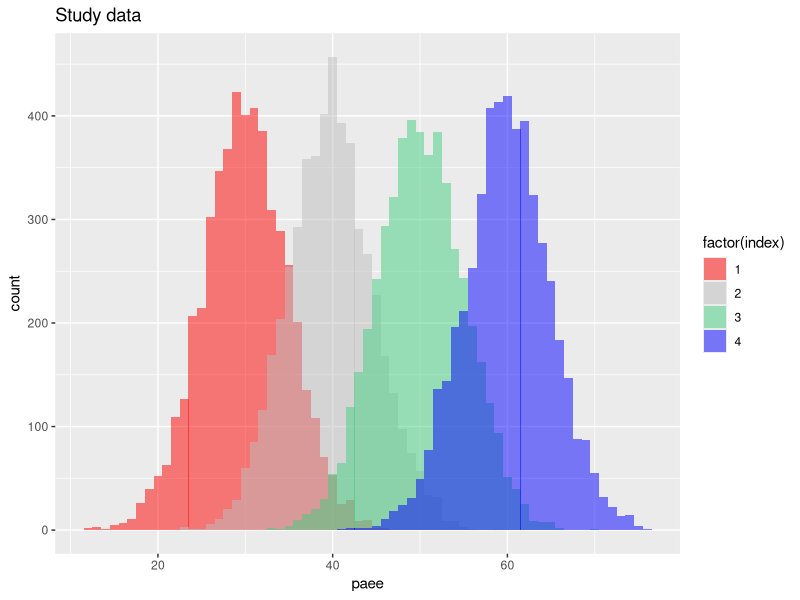
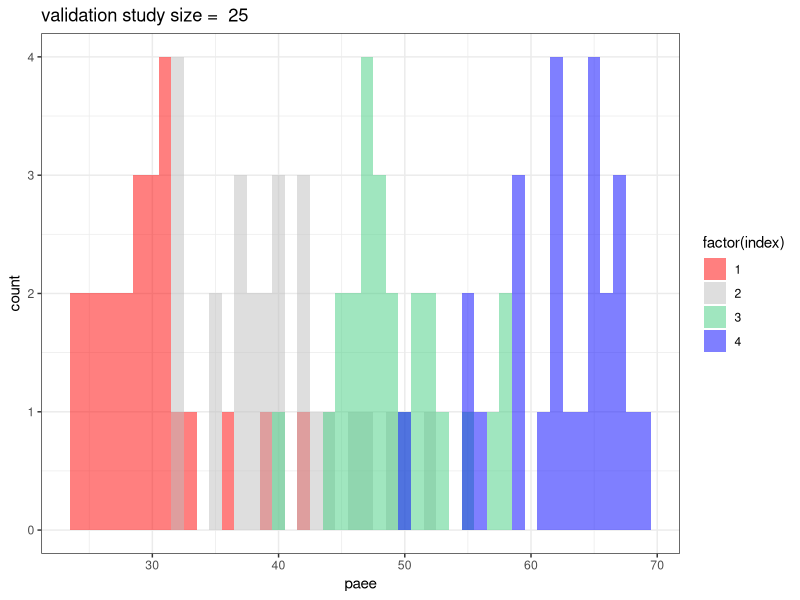
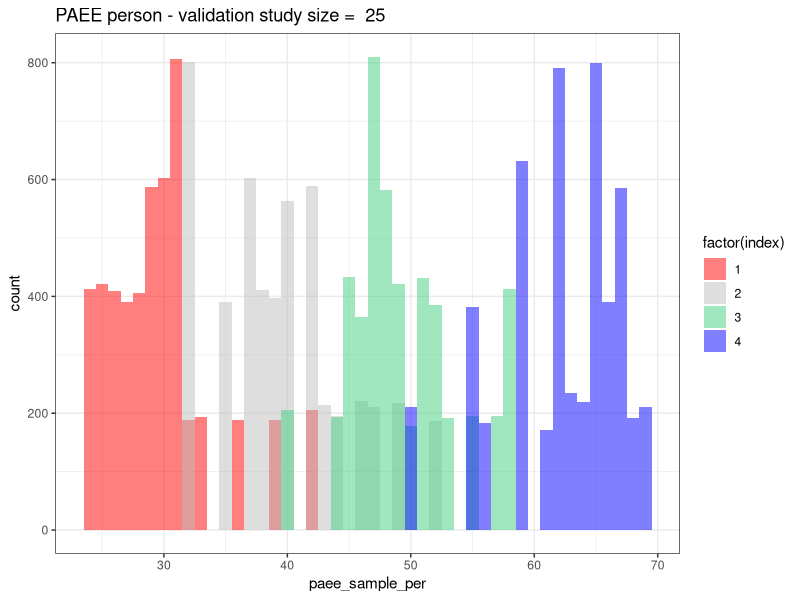
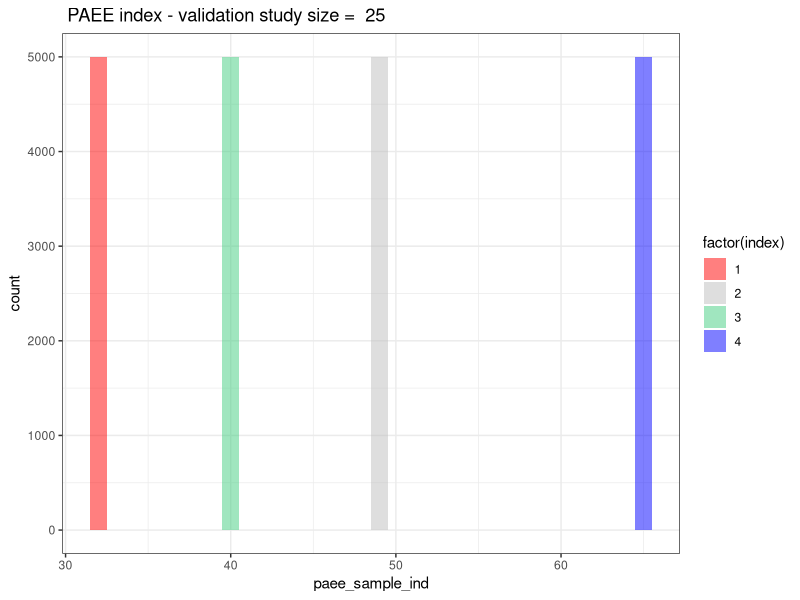
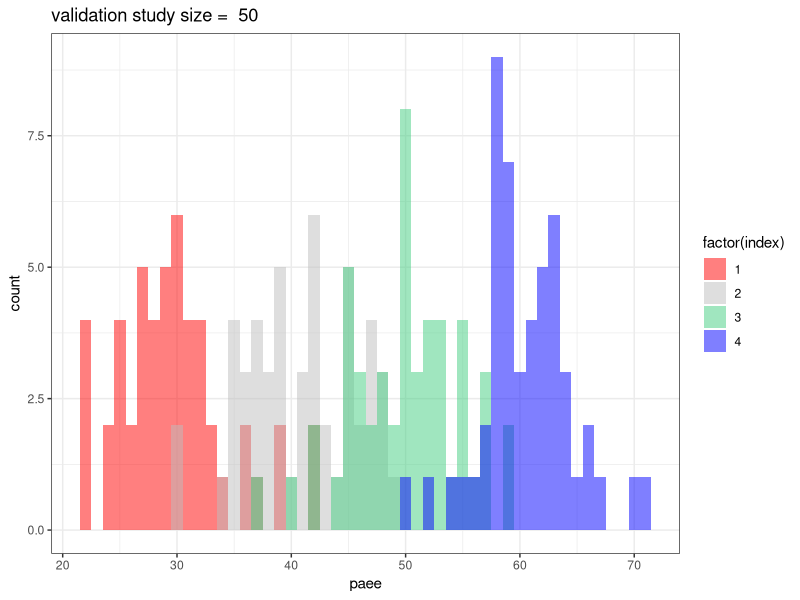
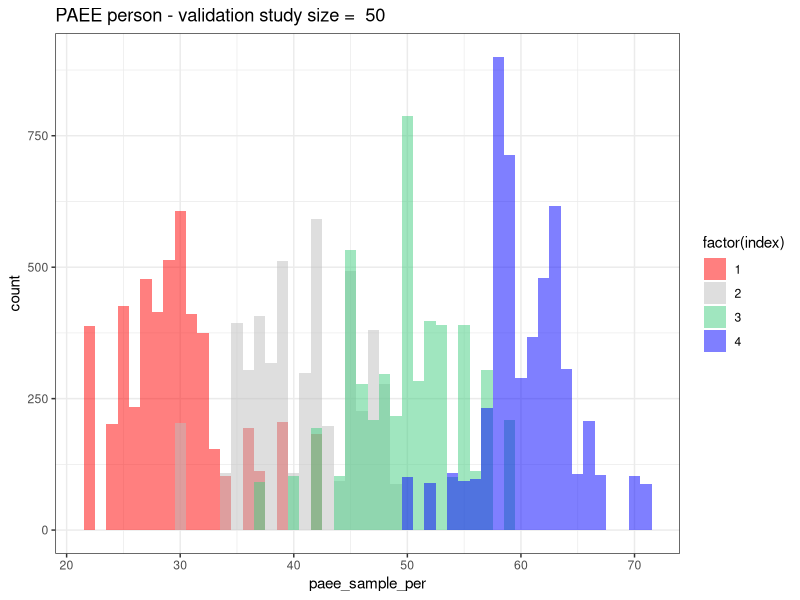
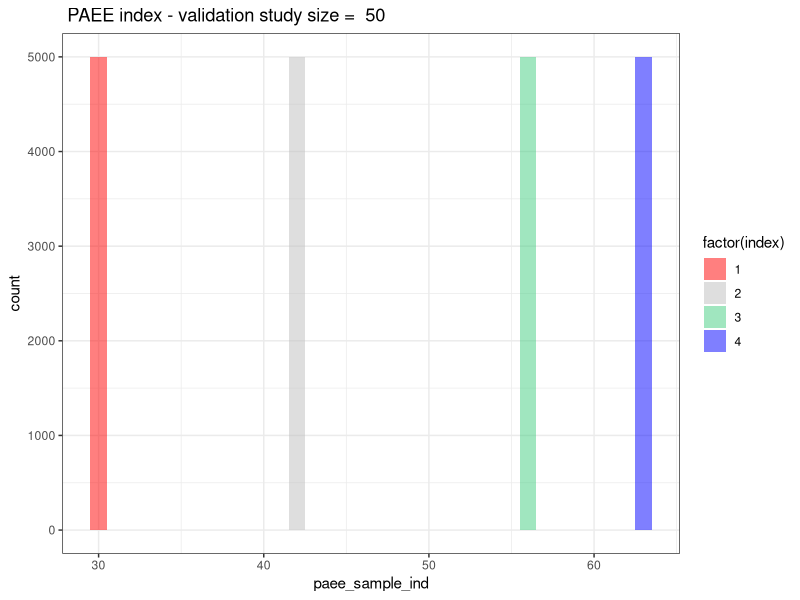
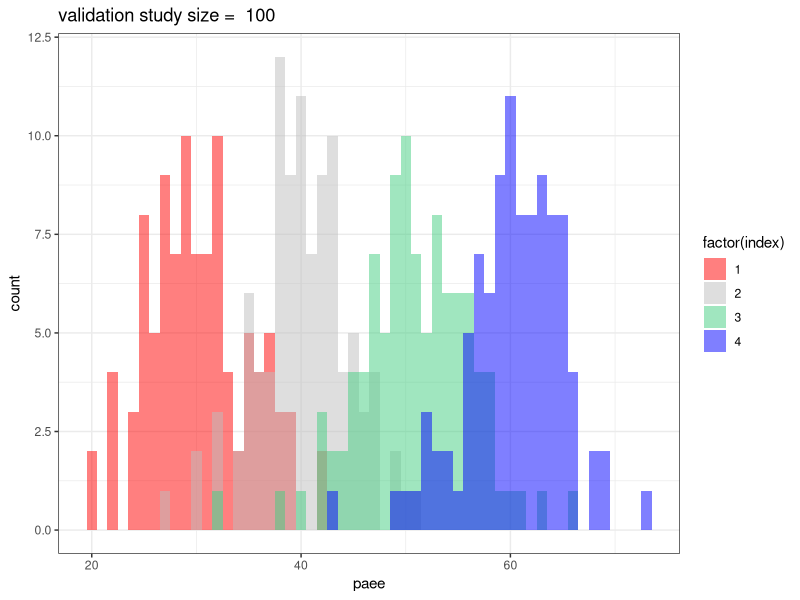

Generate these figures, in order, with R: (Note: this script raises an error after producing the figures.)
# Using size_investigation as a template, this refactored code attempts to
# reduce time to run code and allow investigation of factors such as:
# 1. size of validation study,
# 2. amount of overlap,
# 3. number of index levels,
# 4. Type of draw - per person or per index etc.

## Edit: Now includes bootstrap method

## Author: Tom Bishop and Paul Scherer
## Date: 23.01.2017

###############################################################################
########################### DATA AND SETTINGS #################################
###############################################################################
setwd('V:/Studies/InterConnect/Internal/Latent variable harmonisation/plots')
library(ggplot2)

## Seed and directory for plots of seed
seed <- 66
set.seed(seed)
seedPath <- paste0('seed_',seed,sep="")
dir.create(seedPath)
## Parameters
# The linear correlation coefficient between exposure and outcome.
set_beta <- 0.5
constant <- 20

bootstrap_index_size <- 100

# Index properties (Assumption that they are Gaussian).
# Indicator is just a name
stdDevs <- c(5,10,15)
final_output_list <- vector("list", length(stdDevs))
for (s in 1:length(stdDevs)){
  set.seed(seed)

  indices <- data.frame (mean=c(30, 40, 50, 60), std_dev = c(stdDevs[s], stdDevs[s], stdDevs[s], stdDevs[s]), index_indicator = c(1,2,3,4))

  # Defines runs to do with different sizes of validation study
  # So if there a 5 numbers in the vector c(5,10,25,50,100)
  # Then a simulation of x trials will be run for each of these
  # different sized validation studies
  # validation_index_size <- c(seq(5,95, 10), seq(100, 1000, 100)) 
  # validation_index_size <- 5
  validation_index_size <- c(25,50,100)  

  study_index_size = 5000


  numtrials <- 100 # number of draws

  results_df <- data.frame()

  ## Study Data
  #build empty data frame for our study data
  study_data = data.frame(index = rep(x = indices$index_indicator,each = study_index_size ))
  # for each index, pick all the values (defined by study_index_size) at once
  study_data$paee = unlist(unname(lapply(X = split(x = indices, f = as.factor(indices$index_indicator)), 
                                        FUN = function(x){
                                            output = rnorm(n = study_index_size, mean = x$mean, sd = x$std_dev)
                                            return (output)
                                        })))
  # generate our outcome variable plus some noise
  study_data$foo <-   rnorm(length(study_data$paee),(set_beta*study_data$paee) + constant,10)


  # plot the study data so we can see what it looks like
  mypath <- file.path(getwd(),seedPath,paste0('studyData',indices$std_dev[1],'_numtrials_',numtrials,'.png',sep=""))
  png(file=mypath, width = 1260, height = 940, res = 300)
  print(ggplot(study_data,aes(x=paee,group=index,fill=factor(index)))+
          geom_histogram(position="identity",alpha=0.5,binwidth=1)+
          ggtitle(label = "Study data")+scale_fill_manual(values = c("red", "grey", "seagreen3","blue")))
  dev.off()

  # this loop is for the different sizes of validation study
  for (i in 1:length(validation_index_size)) {
    set.seed(seed) # reset the seed to create the same validation set

    #create index column
    validation_study = data.frame(index = rep(x = indices$index_indicator,each = validation_index_size[i]))

    #for each index, pick all the values at once from the appropriate distribution
    validation_study$paee = unlist(unname(lapply(X = split(x = indices, f = as.factor(indices$index_indicator)), 
      FUN = function(x){
        output = rnorm(n = validation_index_size[i], mean = x$mean, sd = x$std_dev)
        return (output)
      })))

    # plot the validation study so we can see what it looks like
    mypath <- file.path(getwd(),seedPath,paste0('validationData',validation_index_size[i],'_stdev',indices$std_dev[1],'_numtrials_',numtrials,'.png',sep=""))
    png(file=mypath, width = 1260, height = 940, res = 300)
    print(ggplot(validation_study,aes(x=paee,group=index,fill=factor(index)))+
      geom_histogram(position="identity",alpha=0.5,binwidth=1)+
      theme_bw()+ggtitle(label = paste("validation study size = ",validation_index_size[i]))+
      scale_fill_manual(values = c("red", "grey", "seagreen3","blue")))
    dev.off()

    # Initialise some structures to store coeffcients
    betas_per <- vector("numeric")
    std_errs_per <- vector("numeric")

    betas_ind <- vector("numeric")
    std_errs_ind <- vector("numeric")

    betas_boot <- vector("numeric")
    std_errs_boot <- vector("numeric")


    for (j in 1:numtrials){
      # we assign random values from each category list of the validation set for each participant in the
      # study data set and then find the regression equation using this data. 
      # store the regression coefficient into list to create a dataframe afterwards

      # this is a draw per person, although it is done on a per index basis
      # for example if there are 100 people in the index it draws 100
      # values from the appropriate validation study index at once
      study_data$paee_sample_per <- unlist(unname(lapply(X = split(x=validation_study$paee, f= as.factor(validation_study$index)),
                                FUN = sample, size = study_index_size,replace=TRUE)))

      # this is a value per index
      # for example if there are 100 people in the index it draws one
      # value from the appropriate validation study index
      # and duplicates this same value 100 times for each person
      study_data$paee_sample_ind <- unlist(unname(lapply(X = split(x=validation_study$paee, f= as.factor(validation_study$index)),
                                FUN = function(paee_vals){
                                    output = rep(x = sample(x = paee_vals, size = 1), times = study_index_size)
                                    return(output)
                                  
                                 })))

      # bootstrapped validation set
      bootstrap_validation <- data.frame(index = rep(x = indices$index_indicator, each= bootstrap_index_size))
      bootstrap_validation$paee <- unlist(unname(lapply(X = split(x=validation_study$paee, f= as.factor(validation_study$index)), 
        FUN = sample, size = bootstrap_index_size,replace=TRUE)))

      study_data$paee_sample_boot <- unlist(unname(lapply(X = split(x=bootstrap_validation$paee, f= as.factor(bootstrap_validation$index)), 
        FUN = function(paee_vals){
          output = rep(x = mean(paee_vals), times = study_index_size)
          return(output)
        })))

      # calculate and store the coefficients per person
      reg_out_per <- lm(formula=foo~paee_sample_per, data=study_data)
      reg_coeff_per <- reg_out_per$coefficients["paee_sample_per"]
      reg_std_per <- (summary(reg_out_per)$coefficients[,"Std. Error"])["paee_sample_per"]
      betas_per <- c(betas_per, reg_coeff_per)
      std_errs_per <- c(std_errs_per, reg_std_per)

      # calculate and store the coefficients per index
      reg_out_ind <- lm(formula=foo~paee_sample_ind, data=study_data)
      reg_coeff_ind <- reg_out_ind$coefficients["paee_sample_ind"]
      reg_std_ind <- (summary(reg_out_ind)$coefficients[,"Std. Error"])["paee_sample_ind"]
      betas_ind <- c(betas_ind, reg_coeff_ind)
      std_errs_ind <- c(std_errs_ind, reg_std_ind)

      # calculate and store the coefficients per bootstrap run
      reg_out_boot <- lm(formula=foo~paee_sample_boot, data=study_data)
      reg_coeff_boot <- reg_out_boot$coefficients["paee_sample_boot"]
      reg_std_boot <- (summary(reg_out_boot)$coefficients[,"Std. Error"])["paee_sample_boot"]
      betas_boot <- c(betas_boot, reg_coeff_boot)
      std_errs_boot <- c(std_errs_boot, reg_std_boot)
    }

    #for visualisation, plot the last per person set of values
    mypath <- file.path(getwd(),seedPath,paste0('perPerson',validation_index_size[i],'_stdev',indices$std_dev[1],'_numtrials_',numtrials,'.png',sep=""))
    png(file=mypath, width = 1260, height = 940, res = 300)
    print(ggplot(study_data,aes(x=paee_sample_per,group=index,fill=factor(index)))+
      geom_histogram(position="identity",alpha=0.5,binwidth=1)+theme_bw()+
      ggtitle(label = paste("PAEE person - validation study size = ",validation_index_size[i]))+
      scale_fill_manual(values = c("red", "grey", "seagreen3","blue")))
    dev.off()

    #for visualisation, plot the last per index set of values
    mypath <- file.path(getwd(),seedPath,paste0('perIndex',validation_index_size[i],'_stdev',indices$std_dev[1],'_numtrials_',numtrials,'.png',sep=""))
    png(file=mypath, width = 1260, height = 940, res = 300)
    print(ggplot(study_data,aes(x=paee_sample_ind,group=index,fill=factor(index)))+
      geom_histogram(position="identity",alpha=0.5,binwidth=1)+theme_bw()+
      ggtitle(label = paste(" PAEE index - validation study size = ",validation_index_size[i]))+
      scale_fill_manual(values = c("red", "grey", "seagreen3","blue")))
    dev.off()

    # Do the regression using validation study means (for comparison)
    study_data$paee_sample_ind_mean <- unlist(unname(lapply(X = split(x=validation_study$paee, f= as.factor(validation_study$index)),
                                                          FUN = function(paee_vals){
                                                            output = rep(x = mean(paee_vals), times = study_index_size)
                                                            return(output)
                                                          })))   

    reg_out_ind_mean <- lm(formula=foo~paee_sample_ind_mean, data=study_data)
    reg_coeff_ind_mean <- reg_out_ind_mean$coefficients["paee_sample_ind_mean"]
    reg_std_ind_mean <- (summary(reg_out_ind_mean)$coefficients[,"Std. Error"])["paee_sample_ind_mean"]

    # Store values into dataframe
    results <- as.data.frame(c(1:numtrials))
    colnames(results) <- c("Trial")
    results$valid_size <- rep(x=validation_index_size[i], times = numtrials)
    results$reg_coeff_per <- betas_per
    results$reg_stdError_per <- std_errs_per
    results$reg_coeff_ind <- betas_ind
    results$reg_stdError_ind <- std_errs_ind
    results$reg_coeff_per_mean <- reg_coeff_ind_mean
    results$reg_stdError_per_mean <- reg_std_ind_mean
    results$reg_coeff_boot <- betas_boot
    results$reg_stdError_boot <- std_errs_boot
    results_df <- rbind(results_df, results)

  }
  # Summarizing the results dataframe
  temp_output <- aggregate(results_df[,3:10], by=list(valid_size = results_df$valid_size), quantile, probs=c(0.025,0.5,0.975), names=TRUE)
  final_output = data.frame(validation_size = temp_output[,1])

  # # Summarizing the results dataframe
  # temp_output <- aggregate(results_df[,3:10], by=list(valid_size = results_df$valid_size), quantile, probs=c(0.5), names=TRUE)
  # final_output = data.frame(validation_size = temp_output[,1])
  
  for (k in 2:ncol(temp_output)){
    temp = as.data.frame(temp_output[,k])
    colnames(temp) <- paste(colnames(temp_output)[k], colnames(temp), sep = "_")
    final_output = cbind(final_output, temp)
  }


  fileName <- paste0('V:/Studies/InterConnect/Internal/Latent variable harmonisation/plots/',seedPath,'/final_output_stdev_',indices$std_dev[1],'_numtrials_',numtrials,'.csv', sep="")
  write.csv(final_output, file = fileName, row.names=TRUE, col.names=TRUE)

  # saving that output into the list
  final_output_list[[s]] <- final_output
}
